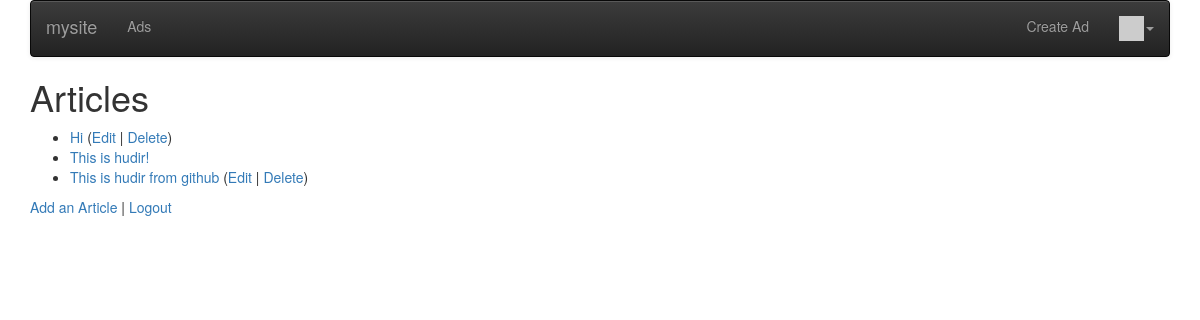
/ads/ (signed in), run on an earlier commit of the app's database.
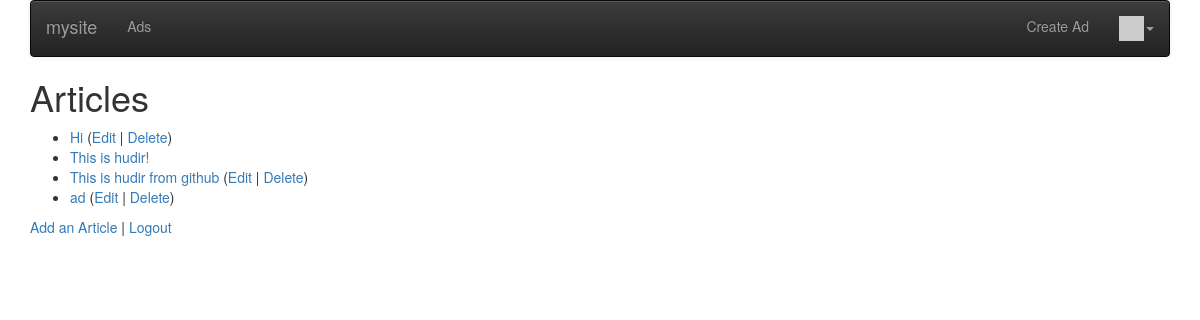
And on a later commit of the database.
### ads/models.py (models this page shows, shortened)
class Ad(models.Model) :
    title = models.CharField(
            max_length=200,
            validators=[MinLengthValidator(2, "Title must be greater than 2 characters")]
    )
    price = models.DecimalField(max_digits=7, decimal_places=2, null=True)
    text = models.TextField()
    owner = models.ForeignKey(settings.AUTH_USER_MODEL, on_delete=models.CASCADE)
    created_at = models.DateTimeField(auto_now_add=True)
    updated_at = models.DateTimeField(auto_now=True)

### ads/views.py (the view)
# urls.py: path('', views.AdListView.as_view(), name='all'),
class AdListView(OwnerListView):
    model = Ad

### home/context_processors.py (called while the page is built)
def settings(request):
    return {
        'settings': django_settings,
    }

### home/templatetags/app_tags.py (called while the page is built)
@register.filter(name='gravatar')
def gravatar(user, size=35):
    email = str(user.email.strip().lower()).encode('utf-8')
    email_hash = md5(email).hexdigest()
    url = "//www.gravatar.com/avatar/{0}?s={1}&d=identicon&r=PG"
    return url.format(email_hash, size)

### ads/templates/ads/ad_list.html
{% extends "base_menu.html" %}
{% block content %}
<h1>Articles</h1>
<p>
{% if ad_list %}
<ul>
  {% for ad in ad_list %}
    <li>
        <a href="{% url 'ads:ads_detail'  ad.id %}">{{ ad.title }}</a>
        {% if ad.owner == user %}
        (<a href="{% url 'ads:ads_update' ad.id %}">Edit</a> |
        <a href="{% url 'ads:ads_delete' ad.id %}">Delete</a>)
        {% endif %}
    </li>
  {% endfor %}
</ul>
{% else %}
  <p>There are no ads in the database.</p>
{% endif %}
</p>
<p>
<a href="{% url 'ads:ads_create' %}">Add an Article</a> |
{% if user.is_authenticated %}
<a href="{% url 'logout' %}?next={% url 'ads:all' %}">Logout</a>
{% else %}
<a href="{% url 'login' %}?next={% url 'ads:all' %}">Login</a>
{% endif %}
</p>
{% endblock %}

### home/templates/base_menu.html (shortened to what this page needs)
{% extends "base_bootstrap.html" %}
{% block navbar %}
{% load app_tags %}
<nav class="navbar navbar-default navbar-inverse">
  <div class="container-fluid">
    <div class="navbar-header">
        <a class="navbar-brand" href="/">{{ settings.APP_NAME }}</a>
    </div>
    <ul class="nav navbar-nav">
      {% url 'ads' as ads %}
      <li {% if request.get_full_path == ads %}class="active"{% endif %}>
          <a href="{% url 'ads:all' %}">Ads</a></li>
    </ul>
    <ul class="nav navbar-nav navbar-right">
        {% if user.is_authenticated %}
        <li>
        <a href="{% url 'ads:ads_create' %}">Create Ad</a>
        </li>
        <li class="dropdown">
            <a href="#" data-toggle="dropdown" class="dropdown-toggle">
                <img style="width: 25px;" src="{{ user|gravatar:60 }}"/><b class="caret"></b>
            </a>
        </li>
        {% else %}
        <li>
        <a href="{% url 'login' %}?next={% url 'ads:all' %}">Login</a>
        </li>
        {% endif %}
    </ul>
  </div>
</nav>
{% endblock %}

### home/templates/base_bootstrap.html (shortened to what this page needs)
<!DOCTYPE html>
<html>
<head>
<link rel="stylesheet"
    href="https://maxcdn.bootstrapcdn.com/bootstrap/3.4.1/css/bootstrap.min.css"
>
<link rel="stylesheet"
    href="https://maxcdn.bootstrapcdn.com/bootstrap/3.4.1/css/bootstrap-theme.min.css"
>
<link rel="stylesheet"
    href="https://code.jquery.com/ui/1.12.1/themes/ui-lightness/jquery-ui.css"
>
<link rel="stylesheet" href="https://use.fontawesome.com/releases/v5.8.1/css/all.css">
<link rel="stylesheet" href="https://use.fontawesome.com/releases/v5.8.1/css/v4-shims.css">
</head>
<body>
<div class="container">
{% block navbar %} {% endblock %}
{% block content %}
{% endblock %}
</div>
</body>
</html>

What changed in the data, as far as the page shows it:
added Ad: title "ad", shows "Edit"
